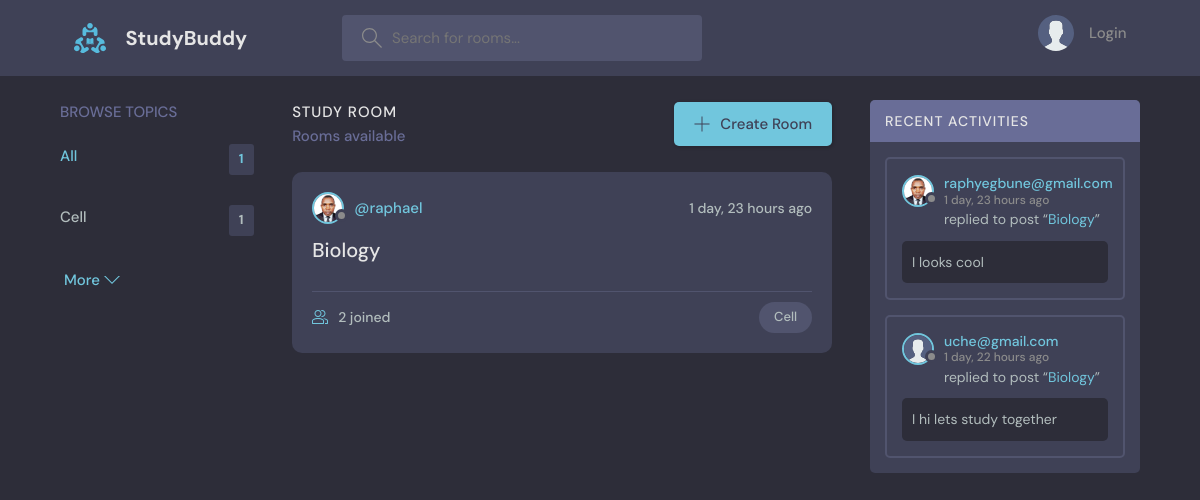
The page / on the database its author committed.
### base/models.py (models this page shows, shortened)
class Topic(models.Model):
    name = models.CharField(max_length=200)

class Room(models.Model):
    host = models.ForeignKey(User, on_delete=models.SET_NULL, null=True)
    topic =models.ForeignKey(Topic, on_delete=models.SET_NULL, null=True)
    name = models.CharField(max_length=200)
    description = models.TextField(null=True, blank= True)
    participants = models.ManyToManyField(User, related_name="participants", blank=True)
    update = models.DateTimeField(auto_now= True)
    created = models.DateTimeField(auto_now_add=True)
    class Meta:
        ordering = ['-update', '-created']
    def __str__(self):
        return self.name

class User(AbstractUser):
    name = models.CharField(max_length=200, null=True)
    email = models.EmailField(unique=True, null=True)
    bio = models.TextField(null=True)
    avatar = models.ImageField(null=True, default="avatar.svg")
    USERNAME_FIELD = 'email'
    REQUIRED_FIELDS = []

class Message(models.Model):
        user = models.ForeignKey(User, on_delete=models.CASCADE)
        room = models.ForeignKey(Room, on_delete=models.CASCADE)
        body = models.TextField()
        update = models.DateTimeField(auto_now= True)
        created = models.DateTimeField(auto_now_add=True)

### base/views.py (the view)
# urls.py: path('', views.home, name ="home"),
def home(request):
    q = request.GET.get('q') if request.GET.get('q') != None else ''
    rooms = Room.objects.filter(
        Q(topic__name__icontains=q) |
        Q(name__icontains=q) |
        Q(description__icontains=q)
    )
    topics = Topic.objects.all()[0:5]
    topics_preview = topics[:5]
    rooms_count = rooms.count()
    room_messages = Message.objects.filter(Q(room__topic__name__icontains=q))
    return render (request, 'base/home.html', {'rooms': rooms, 'topics': topics, 'topics_preview': topics_preview, 'rooms_count': rooms_count, 'room_messages': room_messages})

### base/templates/base/home.html (shortened to what this page needs)
{% extends 'main.html' %}
{% block content %}
    <main class="layout layout--3">
      <div class="container">
          {% include "base/topics.component.html" %}
        <div class="roomList">
          <div class="roomList__header">
            <div>
              <h2>Study Room</h2>
              <p>{{room.count}} Rooms available</p>
            </div>
            <a class="btn btn--main" href="{% url 'create-room' %}">
              <svg version="1.1" xmlns="http://www.w3.org/2000/svg" width="32" height="32" viewBox="0 0 32 32">
                <title>add</title>
                <path
                  d="M16.943 0.943h-1.885v14.115h-14.115v1.885h14.115v14.115h1.885v-14.115h14.115v-1.885h-14.115v-14.115z"
                ></path>
              </svg>
              Create Room
            </a>
          </div>
            {% include "base/feed_component.html" %}
          </div>
         {% include "base/activities_component.html" %}
      </div>
    </main>
{% endblock %}

### base/templates/base/topics.component.html (shortened to what this page needs)
 <div class="topics" id="topics-section">
          <div class="topics__header">
            <h2>Browse Topics</h2>
          </div>
          <ul class="topics__list">
            <li>
              <a href="{% url 'home' %}" class="active">All <span>{{ topics.count }}</span></a>
            </li>
        {% for topic in topics_preview %}
            <li>
                <a href="{% url 'home' %}?topic={{ topic.name }}">{{ topic.name }} <span>{{ topic.room_set.count }}</span></a>
            </li>
            {% endfor %}
          </ul>
          <a class="btn btn--link topics-more" href="{% url 'topics' %}">
            <span class="topics-more-text">More</span>
            <svg version="1.1" xmlns="http://www.w3.org/2000/svg" width="32" height="32" viewBox="0 0 32 32">
              <title>chevron-down</title>
              <path d="M16 21l-13-13h-3l16 16 16-16h-3l-13 13z"></path>
            </svg>
          </a>
        </div>

### base/templates/base/feed_component.html (shortened to what this page needs)
      {% for room in rooms %}
         <div class="roomListRoom">
            <div class="roomListRoom__header">
              <a href="{% url 'user-profile' room.host.id %}" class="roomListRoom__author">
                <div class="avatar avatar--small">
                  <img src="{{ room.host.avatar.url }}" />
                </div>
                <span>@{{ room.host.username }}</span>
              </a>
              <div class="roomListRoom__actions">
                <span>{{ room.created|timesince }} ago</span>
              </div>
            </div>
            <div class="roomListRoom__content">
              <a href="{% url 'room' room.id %}">{{ room.name }}</a>
            </div>
            <div class="roomListRoom__meta">
              <a href="{% url 'room' room.id %}" class="roomListRoom__joined">
                {{ room.participants.all.count }} joined
              </a>
              <p class="roomListRoom__topic">{{ room.topic.name }}</p>
            </div>
          </div>
        {% endfor %}

### base/templates/base/activities_component.html (shortened to what this page needs)
          <div class="activities" id="activities-section">
          <div class="activities__header">
            <h2>Recent Activities</h2>
          </div>
          {% for message in room_messages %}
          <div class="activities__box">
            <div class="activities__boxHeader roomListRoom__header">
              <a href="{% url 'user-profile' message.user.id %}" class="roomListRoom__author">
                <div class="avatar avatar--small">
                  <img src="{{ message.user.avatar.url }}" />
                </div>
                <p>
                  {{ message.user }}
                  <span>{{ message.created|timesince }} ago</span>
                </p>
              </a>
            </div>
            <div class="activities__boxContent">
              <p>replied to post “<a href="{% url 'room' message.room.id %}">{{ message.room}}</a>”</p>
              <div class="activities__boxRoomContent">
                I {{ message.body}}
              </div>
            </div>
          </div>
            {% endfor %}
        </div>

### rows shown on the page
Topic: name "Cell", room_set.count "1"
Room: host.avatar (picture), host.username "raphael", created "1 day, 23 hours", name "Biology", participants.all.count "2", topic.name "Cell"
Message: user.avatar (picture), user "raphyegbune@gmail.com", created "1 day, 23 hours", room "Biology", body "looks cool"
Message: user.avatar (placeholder picture), user "uche@gmail.com", created "1 day, 22 hours", room "Biology", body "hi lets study together"

### other values the page prints
{{ topics.count }} "1"
